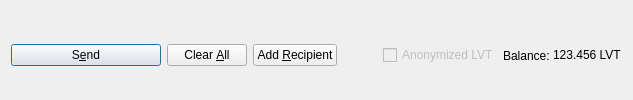
         <widget class="QFrame" name="frame_Send">
          <layout class="QHBoxLayout" name="horizontalLayout">
           <property name="bottomMargin">
            <number>0</number>
           </property>
           <item>
            <widget class="QPushButton" name="sendButton">
             <property name="minimumSize">
              <size>
               <width>150</width>
               <height>0</height>
              </size>
             </property>
             <property name="toolTip">
              <string>Confirm the send action</string>
             </property>
             <property name="text">
              <string>S&amp;end</string>
             </property>
             <property name="icon">
              <iconset resource="../leviathan.qrc">
               <normaloff>:/icons/send</normaloff>:/icons/send</iconset>
             </property>
             <property name="autoDefault">
              <bool>false</bool>
             </property>
             <property name="default">
              <bool>true</bool>
             </property>
            </widget>
           </item>
           <item>
            <widget class="QPushButton" name="clearButton">
             <property name="sizePolicy">
              <sizepolicy hsizetype="Minimum" vsizetype="Fixed">
               <horstretch>0</horstretch>
               <verstretch>0</verstretch>
              </sizepolicy>
             </property>
             <property name="toolTip">
              <string>Clear all fields of the form.</string>
             </property>
             <property name="text">
              <string>Clear &amp;All</string>
             </property>
             <property name="icon">
              <iconset resource="../leviathan.qrc">
               <normaloff>:/icons/remove</normaloff>:/icons/remove</iconset>
             </property>
             <property name="autoDefault">
              <bool>false</bool>
             </property>
            </widget>
           </item>
           <item>
            <widget class="QPushButton" name="addButton">
             <property name="toolTip">
              <string>Send to multiple recipients at once</string>
             </property>
             <property name="text">
              <string>Add &amp;Recipient</string>
             </property>
             <property name="icon">
              <iconset resource="../leviathan.qrc">
               <normaloff>:/icons/add</normaloff>:/icons/add</iconset>
             </property>
             <property name="autoDefault">
              <bool>false</bool>
             </property>
            </widget>
           </item>
           <item>
            <spacer name="horizontalSpacer">
             <property name="orientation">
              <enum>Qt::Horizontal</enum>
             </property>
             <property name="sizeHint" stdset="0">
              <size>
               <width>40</width>
               <height>20</height>
              </size>
             </property>
            </spacer>
           </item>
           <item>
            <layout class="QHBoxLayout" name="horizontalLayout_2">
             <property name="spacing">
              <number>3</number>
             </property>
             <item>
              <widget class="QCheckBox" name="checkzLVT">
               <property name="enabled">
                <bool>false</bool>
               </property>
               <property name="text">
                <string>Anonymized LVT</string>
               </property>
              </widget>
             </item>
             <item>
              <widget class="QLabel" name="label">
               <property name="text">
                <string>Balance:</string>
               </property>
              </widget>
             </item>
             <item>
              <widget class="QLabel" name="labelBalance">
               <property name="sizePolicy">
                <sizepolicy hsizetype="Preferred" vsizetype="Fixed">
                 <horstretch>0</horstretch>
                 <verstretch>0</verstretch>
                </sizepolicy>
               </property>
               <property name="cursor">
                <cursorShape>IBeamCursor</cursorShape>
               </property>
               <property name="text">
                <string notr="true">123.456 LVT</string>
               </property>
               <property name="textInteractionFlags">
                <set>Qt::LinksAccessibleByMouse|Qt::TextSelectableByKeyboard|Qt::TextSelectableByMouse</set>
               </property>
              </widget>
             </item>
            </layout>
           </item>
          </layout>
         </widget>
